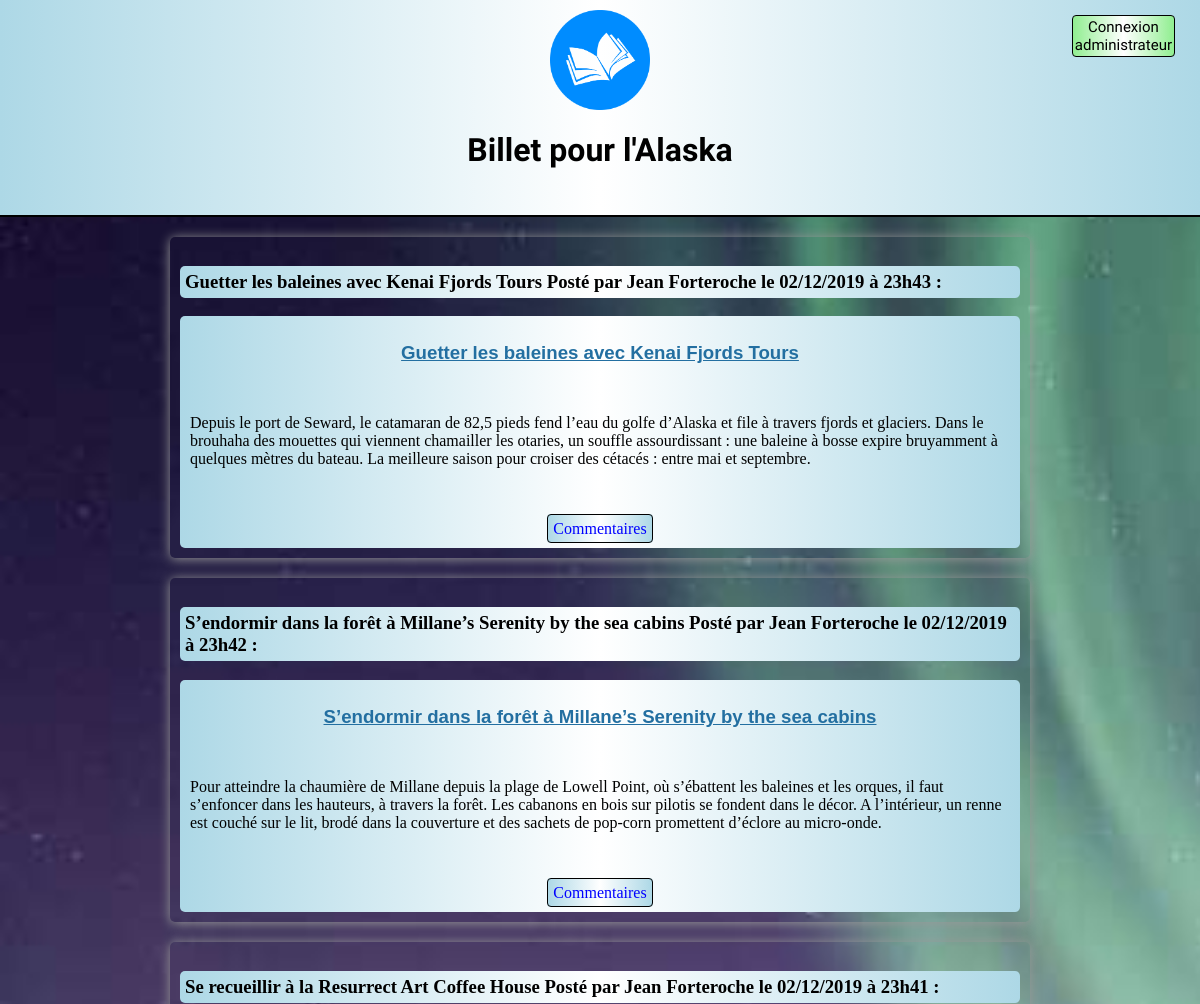
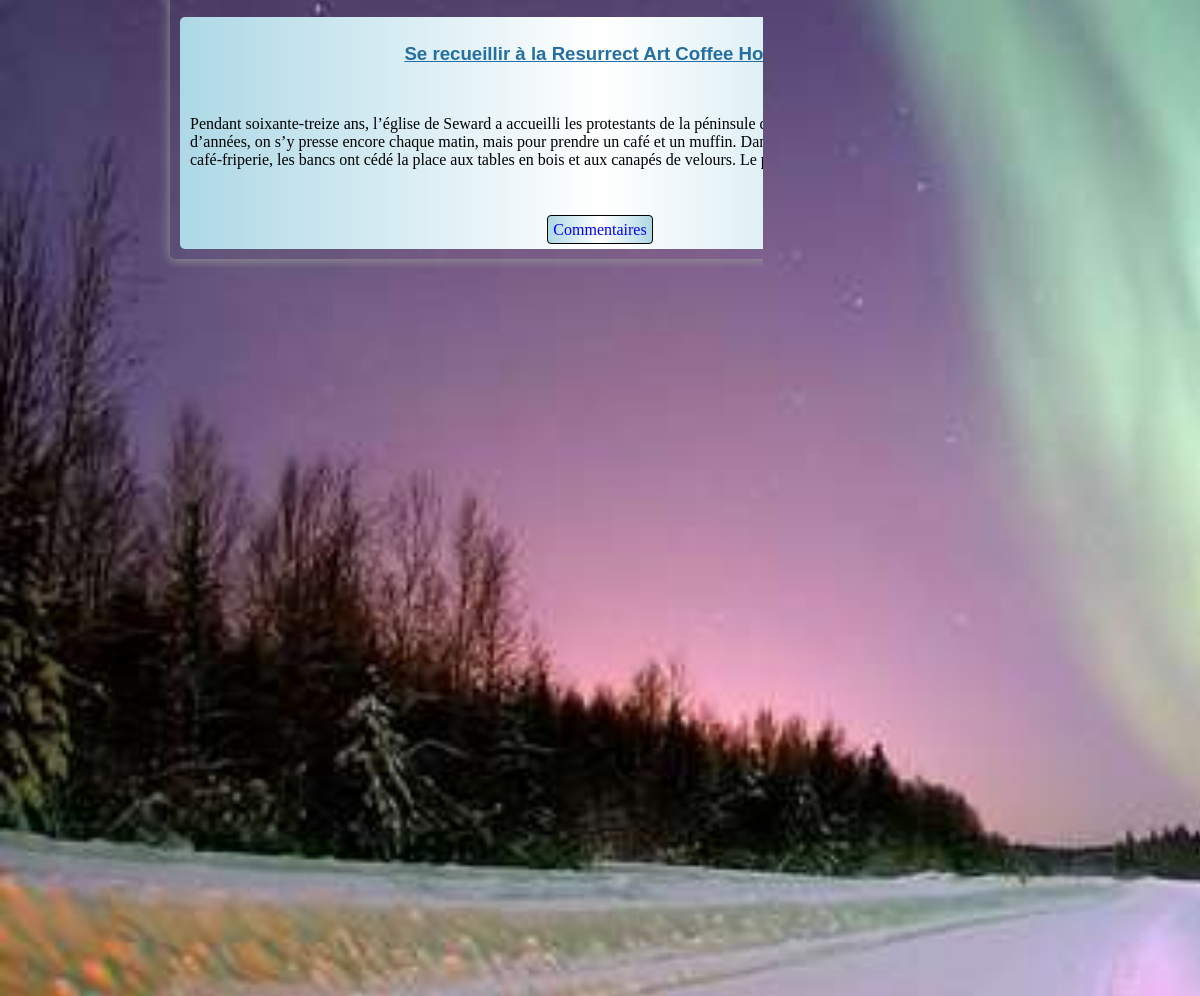
Page / (signed in) on the committed database (2 pictures, top to bottom).
### tables this page shows
CREATE TABLE `posts` (
  `id` int(11) NOT NULL,
  `author` varchar(20) NOT NULL,
  `title` varchar(255) NOT NULL,
  `content` longtext NOT NULL,
  `creation_date` datetime NOT NULL
);

### model/PostManager.php (called while the page is built, shortened)
<?php
class PostManager extends Manager
{
    public function getPosts()
    {
        $db = $this->dbConnect();
        $req = $db->prepare('SELECT id, author, title, content, date_format(creation_date, "%d/%m/%Y à %Hh%i") AS date FROM posts ORDER BY id DESC');
        $req->execute();
        return $req;
    }
}

### controller/FrontendController.php (called while the page is built, shortened)
<?php
class FrontendController {
    static function listPosts()
    {
        $postManager = new PostManager();
        $posts = $postManager->getPosts();
        require('view/frontend/listPostsView.php');
    }
}

### view/frontend/listPostsView.php (the view, shortened to what this page needs)
<?php
while ($donnees = $posts->fetch())
{
?>
    <div class="news">
        <h3>
            <?php echo htmlspecialchars ($donnees['title']." Posté par ".$donnees['author']." le ".$donnees['date']); ?> :
        </h3>
        <div class="postContent">
            <?php echo nl2br(stripslashes($donnees['content'])); ?><br/><br/>
            <?php $postId=$donnees['id'];?>
            <div class="postContentButtons">
                <a href="index.php?action=post&amp;id=<?php echo $postId;?>">Commentaires</a>
            </div>
        </div>
    </div>
<?php
}
?>
<?php $content = ob_get_clean(); ?>
<?php require('template.php'); ?>

### index.php (shortened to what this page needs)
<?php
    if (isset($_GET['action']))
    {
        if ($_GET['action'] == 'connectAdmin')
        {
            BackendController::adminConnect();
        }
        elseif ($_GET['action'] == 'disconnectAdmin')
        {
            BackendController::adminDisconnect();
        }
        elseif ($_GET['action'] == 'listPosts')
        {
            FrontendController::listPosts();
        }
        elseif ($_GET['action'] == 'post')
        {
            FrontendController::post();
        }
        elseif ($_GET['action'] == 'adminListPosts')
        {
            BackendController::adminListPosts();
        }
        elseif ($_GET['action'] == 'adminPost')
        {
            BackendController::adminPost();
        }
        elseif ($_GET['action'] == 'newPost')
        {
            BackendController::newPost();
        }
        elseif ($_GET['action'] == 'addpost')
        {
            BackendController::addPost();
        }
        elseif ($_GET['action'] == 'adminUpdatePost')
        {
            BackendController::adminUpdatePost();
        }
        elseif ($_GET['action'] == 'updatePost')
        {
            BackendController::updatePost();
        }
        elseif ($_GET['action'] == 'deletePost')
        {
            BackendController::deletePost();
        }
        elseif ($_GET['action'] == 'addComment')
        {
            FrontendController::addComment();
        }
        elseif ($_GET['action'] == 'reportComment')
        {
            FrontendController::reportComment();
        }
        elseif ($_GET['action'] == 'deleteComment')
        {
            BackendController::deleteComment();
        }
        elseif ($_GET['action'] == 'keepComment')
        {
            BackendController::keepComment();
        }
        elseif ($_GET['action'] == 'error')
        {
            FrontendController::error();
        }
        elseif ($_GET['action'] == 'moderation')
        {
            BackendController::getReportComments();
        }
    }
    else
    {
        FrontendController::listPosts();
    }

### view/frontend/template.php (shortened to what this page needs)
<!DOCTYPE html>
<html lang="fr">
    <head>
        <link rel="stylesheet" href="css/style.css" />
    </head>
    <body>
    <header>
        <a id="displayConnectForm">Connexion<br/>administrateur</a>
        <a href="index.php"><img id="logo" src="public/images/logo_livre.PNG" alt="logo livre"/></a>
        <h1>Billet pour l'Alaska</h1>
    </header>
        <?= $content ?>
    </body>
</html>

### css/style.css (style rules this page uses)
body { background-image: url("../public/images/aurore.jpg"); background-color:rgb(188,254,188); background-repeat: no-repeat; background-attachment:fixed; background-size: cover; margin: 0; padding: 0; }
header { font-family: 'Wallpoet', cursive; background-image: linear-gradient(to right, lightblue, white, lightblue); width: 100%; height: 215px; margin: 0; padding: 0; border-bottom: 2px solid black; text-align: center; }
#logo { width: 100px; display: block; margin: 0 auto; padding-top: 10px; }
#displayConnectForm { display: block; position: absolute; top: 15px; right: 25px; font-size: 15px; background-image: linear-gradient(to right, lightgreen, white, lightgreen); text-align: center; padding: 2px; border:1px solid black; border-radius: 4px; }
.news h3 { padding: 5px; background-image: linear-gradient(to right, lightblue, white, lightblue); border-radius:5px; }
.postContent { background-image: linear-gradient(to right, lightblue, white, lightblue); margin-top: 0; padding: 10px; border-radius:5px; }
.postContent a { border: 1px solid black; border-radius: 4px; padding: 5px; background-image: linear-gradient(to right, lightblue, white, lightblue); }
.postContentButtons { margin: 0 auto; text-align: center; }
.news { width:70%; margin:20px auto; padding: 10px; box-shadow: 0px 1px 12px #999; margin-bottom: 20px; border-radius: 5px; }
.news a { text-decoration: none; color: blue; }

### rows in the picture
posts: date "Guetter les baleines avec Kenai Fjords Tours Posté par Jean Forteroche le 02/12/2019 à 23h43", content "Guetter les baleines avec Kenai Fjords Tours Depuis le port de Seward, le catamaran de 82,5 pieds fend l’eau du golfe d’Alaska et file à travers fjords et glaciers. Dans le brouhaha des mouettes qui viennent chamailler les otaries, un souffle assourdissant : une baleine à bosse expire bruyamment à quelques mètres du bateau. La meilleure saison pour croiser des cétacés : entre mai et septembre."
posts: date "S’endormir dans la forêt à Millane’s Serenity by the sea cabins Posté par Jean Forteroche le 02/12/2019 à 23h42", content "S’endormir dans la forêt à Millane’s Serenity by the sea cabins Pour atteindre la chaumière de Millane depuis la plage de Lowell Point, où s’ébattent les baleines et les orques, il faut s’enfoncer dans les hauteurs, à travers la forêt. Les cabanons en bois sur pilotis se fondent dans le décor. A l’intérieur, un renne est couché sur le lit, brodé dans la couverture et des sachets de pop-corn promettent d’éclore au micro-onde."
posts: date "Se recueillir à la Resurrect Art Coffee House Posté par Jean Forteroche le 02/12/2019 à 23h41", content "Se recueillir à la Resurrect Art Coffee House Pendant soixante-treize ans, l’église de Seward a accueilli les protestants de la péninsule de Kenai. Depuis une vingtaine d’années, on s’y presse encore chaque matin, mais pour prendre un café et un muffin. Dans la nef transformée en galerie d’art-café-friperie, les bancs ont cédé la place aux tables en bois et aux canapés de velours. Le point de ralliement des locaux."
posts: date "Se réchauffer d’un café équitable à The Grind Posté par Jean Forteroche le 02/12/2019 à 23h38", content "Se réchauffer d’un café équitable à The Grind Ce café-châlet est situé au pied des pistes de ski de Girdwood, où s’écoule le glacier Creek – quand il n’est pas gelé. Les grains du Kenya ou de Colombie sont torréfiés sur place."
posts: date "Coincer les bulles à Bubbly Mermaid Posté par Jean Forteroche le 02/12/2019 à 23h37", content "Coincer les bulles à Bubbly Mermaid Accoudés au bois ciré d’une coque de bateau faisant office de bar, les clients de la « sirène pétillante » d’Anchorage, la ville la plus peuplée d’Alaska, passent la soirée au champagne sous les conseils avisés du patron, Polo. En accompagnement, des huîtres et encore des huîtres, généralement servies à l’américaine, soit dans tous leurs états : nature ou cuisinées, aux saint-jacques, au poivron ou au fromage"
